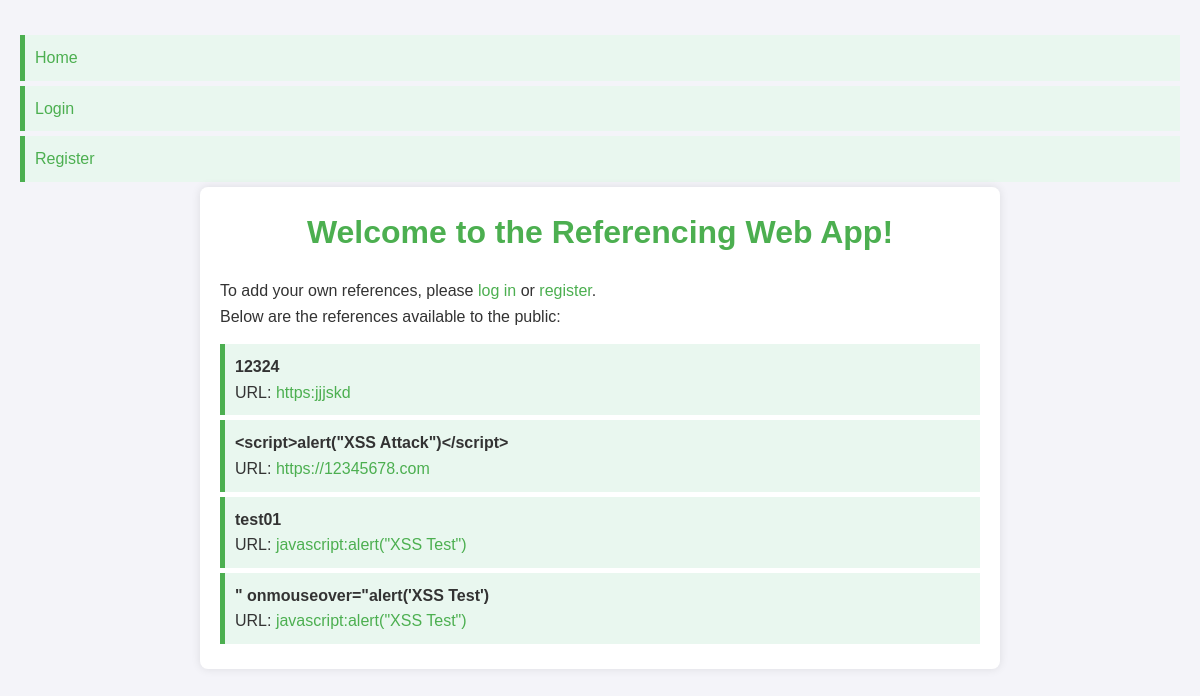
Before: / with the older database file.
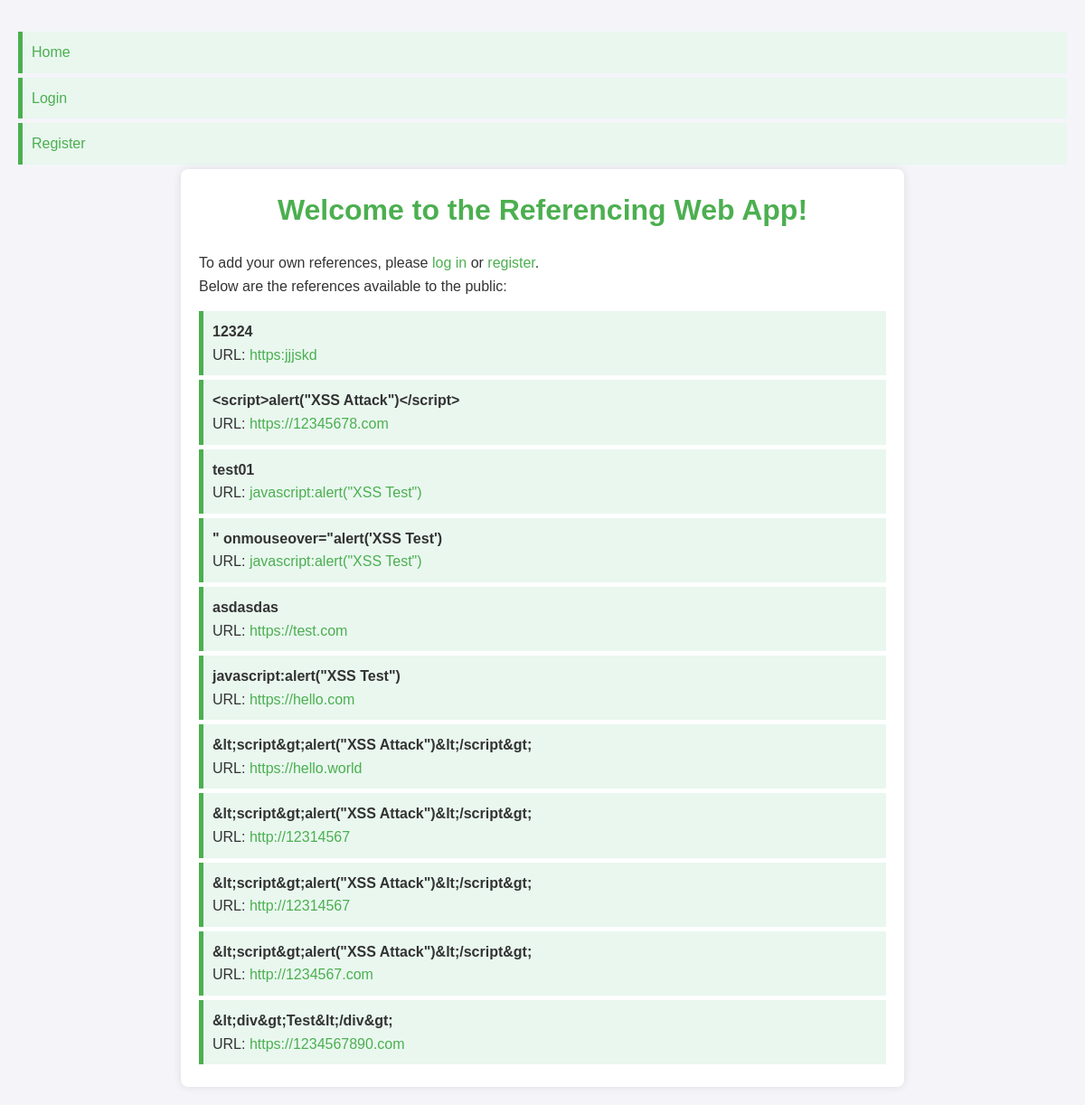
After: the same page with the newer database file.
### models.py (models this page shows)
class Reference(db.Model):
    id = db.Column(db.Integer, primary_key=True)
    title = db.Column(db.String(200), nullable=False)  # Ensure input is sanitized before storage
    url = db.Column(db.String(300), nullable=False)  # Validate URL format before saving
    public = db.Column(db.Boolean, default=False)
    user_id = db.Column(db.Integer, db.ForeignKey('user.id'), nullable=False)
    user = db.relationship('User', backref=db.backref('references', lazy=True))
    __table_args__ = (
        CheckConstraint('LENGTH(title) > 0', name='check_title_non_empty'),
    )

### app.py (the view)
@app.route('/')
def home():
    public_references = Reference.query.filter_by(public=True).all()
    return render_template('home.html', references=public_references)

### templates/home.html (shortened to what this page needs)
{% extends "base.html" %}
{% block content %}
    <h1>Welcome to the Referencing Web App!</h1>
    {% if not current_user.is_authenticated %}
        <p>To add your own references, please <a href="{{ url_for('login') }}">log in</a> or <a href="{{ url_for('register') }}">register</a>.</p>
    {% endif %}
    <p>Below are the references available to the public:</p>
    {% if references %}
    <ul>
        {% for ref in references %}
        <li>
            <strong>{{ ref.title }}</strong><br>
            URL: <a href="{{ ref.url }}" target="_blank">{{ ref.url }}</a>
        </li>
        {% endfor %}
    </ul>
    {% else %}
    <p>No public references available.</p>
    {% endif %}
{% endblock %}

### templates/base.html (shortened to what this page needs)
<!DOCTYPE html>
<html lang="en">
<head>
    <link rel="stylesheet" href="{{ url_for('static', filename='style.css') }}">
</head>
<body>
    <nav>
        <ul>
            <li><a href="{{ url_for('home') }}">Home</a></li>
            {% if current_user.is_authenticated %}
                <li><a href="{{ url_for('dashboard') }}">Dashboard</a></li>
                <li><a href="{{ url_for('home') }}">Public References</a></li>
                <li><a href="{{ url_for('logout') }}">Logout</a></li>
            {% else %}
                <li><a href="{{ url_for('login') }}">Login</a></li>
                <li><a href="{{ url_for('register') }}">Register</a></li>
            {% endif %}
        </ul>
    </nav>
    <div class="container">
        {% block content %}{% endblock %}
    </div>
</body>
</html>

### static/style.css (style rules this page uses)
* { margin: 0; padding: 0; box-sizing: border-box; }
body { font-family: Arial, sans-serif; line-height: 1.6; background-color: #f4f4f9; padding: 20px; color: #333; }
.container { max-width: 800px; margin: auto; padding: 20px; background: #fff; border-radius: 8px; box-shadow: 0 0 10px rgba(0, 0, 0, 0.1); }
h1 { text-align: center; color: #4CAF50; margin-bottom: 20px; }
a { color: #4CAF50; text-decoration: none; }
ul { list-style-type: none; margin-top: 15px; }
li { background: #e9f7ef; margin: 5px 0; padding: 10px; border-left: 5px solid #4CAF50; }

Changed rows visible on the page:
added Reference: title "asdasdas", url "https://test.com"
added Reference: title "javascript:alert(\"XSS Test\")", url "https://hello.com"
added Reference: title "&lt;script&gt;alert(\"XSS Attack\")&lt;/script&gt;", url "https://hello.world"
added Reference: title "&lt;script&gt;alert(\"XSS Attack\")&lt;/script&gt;", url "http://12314567"
added Reference: title "&lt;script&gt;alert(\"XSS Attack\")&lt;/script&gt;", url "http://12314567"
added Reference: title "&lt;script&gt;alert(\"XSS Attack\")&lt;/script&gt;", url "http://1234567.com"
added Reference: title "&lt;div&gt;Test&lt;/div&gt;", url "https://1234567890.com"
